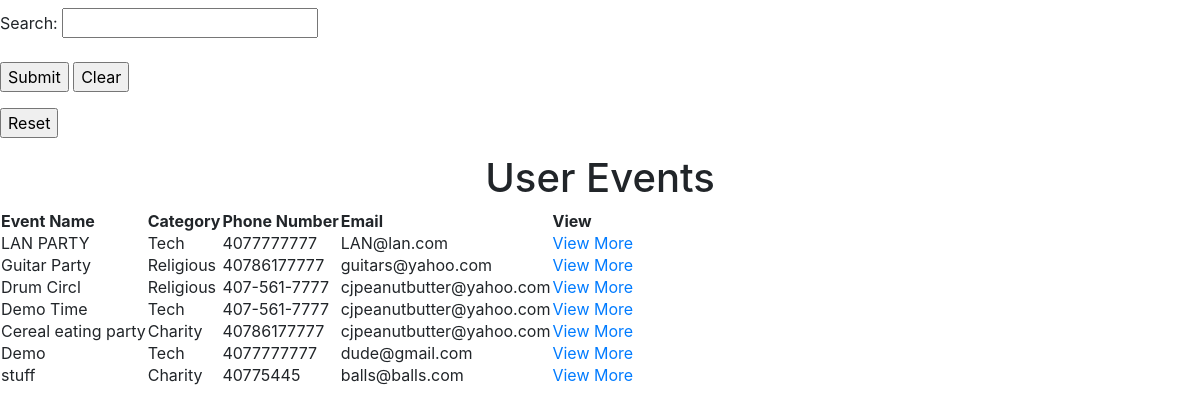
The app's page /HTML/table.php with its own data.
### tables this page shows
CREATE TABLE IF NOT EXISTS `events` (
  `id` int(10) UNSIGNED NOT NULL AUTO_INCREMENT,
  `name` varchar(50) NOT NULL COMMENT 'Name of Event',
  `description` varchar(240) NOT NULL COMMENT 'Description of Event',
  `category` varchar(100) NOT NULL COMMENT 'Event Type',
  `type` int(2) NOT NULL COMMENT 'Privilege ',
  `phone` varchar(15) NOT NULL COMMENT 'Event Phone number',
  `email` varchar(50) NOT NULL COMMENT 'Event Email',
  `lat` decimal(13,8) NOT NULL COMMENT 'Latitude',
  `log` decimal(10,8) NOT NULL COMMENT 'Longitude',
  `event_datetime` datetime(6) DEFAULT NULL COMMENT 'The time the event takes place',
  PRIMARY KEY (`id`)
);

### HTML/table.php (the view, shortened to what this page needs)
<?php
$db_host = 'localhost';
$db_user = 'root';
$db_pass = '';
$db_name = 'event_creator';
$conn = mysqli_connect($db_host, $db_user, $db_pass, $db_name);
if(!isset($_SESSION['search']))
{
	$sql = "SELECT *
		FROM events
		WHERE events.type = 1 OR (
		events.id in (SELECT id
		FROM hosts
		WHERE name in
		(SELECT name
		FROM aff1
		WHERE username = '$_SESSION[username]')) and events.type = 2)";
}
else
{
	$sql = "SELECT * from events where name = '" . $_SESSION['search'] ."'";
	$_SESSION['search'] = '';
}
$query = mysqli_query($conn, $sql);
?>
<html>
<link rel="stylesheet" href="https://maxcdn.bootstrapcdn.com/bootstrap/4.0.0/css/bootstrap.min.css">
<body>
	<form action="EventSearch.php" method="post" class="hform" name="searchEvent">
        <fieldset>
            Search: <input type="text" name="searchVal" /><br><br>
        </fieldset>
        <p>
            <input type="submit" name="submit" value="Submit" class="button">
            <input type="button" onclick="document.getElementById('searchEvent').reset()" value="Clear">
        </p>
        <input type="submit" name="submit" value="Reset" class="button">
    </form>
	<table class="data-table">
		 <h1 align="center">User Events</h1>
		<thead>
			<tr>
				<th>Event Name</th>
				<th>Category</th>
				<th>Phone Number</th>
				<th>Email</th>
				<th>View</th>
			</tr>
		</thead>
		<tbody>
		<?php
		while ($row = mysqli_fetch_array($query))
		{
			echo "<tr>
					<td>".$row['name']."</td>
					<td>".$row['category']."</td>
					<td>".$row['phone']."</td>
					<td>".$row['email']."</td>
					<td><a href=detail_View_call.php?table=" . urlencode($row['name']) . " >View More</a></td>
				</tr>";
		}?>
		</tbody>
	</table>
</body>
</html>

### records on screen
events: name "LAN PARTY", category "Tech", phone "4077777777", email "LAN@lan.com"
events: name "Guitar Party", category "Religious", phone "40786177777", email "guitars@yahoo.com"
events: name "Drum Circl", category "Religious", phone "407-561-7777", email "cjpeanutbutter@yahoo.com"
events: name "Demo Time", category "Tech", phone "407-561-7777", email "cjpeanutbutter@yahoo.com"
events: name "Cereal eating party", category "Charity", phone "40786177777", email "cjpeanutbutter@yahoo.com"
events: name "Demo", category "Tech", phone "4077777777", email "dude@gmail.com"
events: name "stuff", category "Charity", phone "40775445", email "balls@balls.com"
